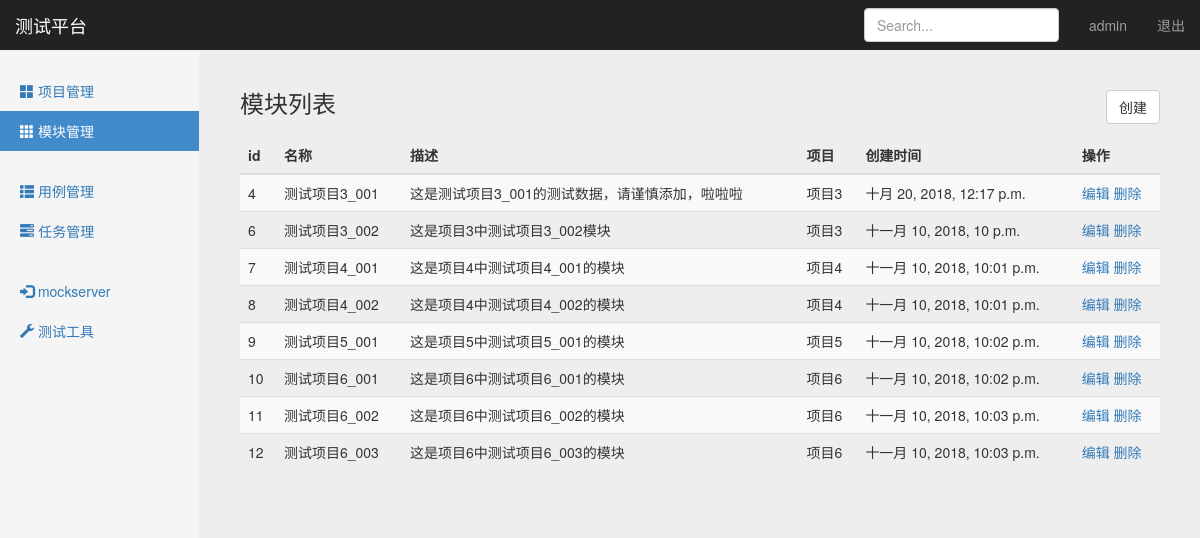
The page /manage/module_manage/ (signed in) on the database its author committed.
### project_app/models.py (models this page shows, shortened)
class Module(models.Model):
    project = models.ForeignKey(Project,on_delete=models.CASCADE)
    name = models.CharField("名称", max_length=100, blank=False, default="")
    describe = models.TextField("描述", default="")
    create_time = models.DateTimeField("创建时间", auto_now=True)

class Project(models.Model):
    name = models.CharField("名称",max_length=100,blank=False,default="")  #https://www.cnblogs.com/ccorz/p/Django-models-zhong-guan-yublank-yunull-de-bu-chon.html
    describe = models.TextField("描述",default="")
    status = models.BooleanField("状态",default=True)
    create_time = models.DateTimeField("创建时间",auto_now=True)
    def __str__(self):
        return self.name

### project_app/views/module_views.py (the view)
# urls.py: path('module_manage/',module_views.module_manage),
@login_required
def module_manage(request):
    username = request.session.get('user','')   #读取浏览器session
    module_all = Module.objects.all()
    return render(request, "module_manage.html",{"user":username,"modules":module_all,"type":"list"})

### templates/module_manage.html (shortened to what this page needs)
{% extends "base.html" %}
{% block content %}
    <nav class="navbar navbar-inverse navbar-fixed-top">
      <div class="container-fluid">
        <div class="navbar-header">
          <a class="navbar-brand" href="#">测试平台</a>
        </div>
        <div id="navbar" class="navbar-collapse collapse">
          <ul class="nav navbar-nav navbar-right">
            <li><a href="#">{{ user }}</a></li>
            <li><a href="/logout">退出</a></li>
          </ul>
          <form class="navbar-form navbar-right">
            <input type="text" class="form-control" placeholder="Search...">
          </form>
        </div>
      </div>
    </nav>
    <div class="container-fluid">
      <div class="row">
        <div class="col-sm-3 col-md-2 sidebar">
          <ul class="nav nav-sidebar">
            <li><a href="/manage/project_manage/">
                <span class="glyphicon glyphicon-th-large"></span> 项目管理</a>
            </li>
            <li class="active"><a href="#">
                <span class="glyphicon glyphicon-th"></span> 模块管理</a>
            </li>
          </ul>
          <ul class="nav nav-sidebar">
            <li><a href="/interface/case_manage/">
                <span class="glyphicon glyphicon-th-list"></span> 用例管理</a>
            </li>
            <li><a href="/interface/task_manage/">
                <span class="glyphicon glyphicon-tasks"></span> 任务管理</a>
            </li>
          </ul>
          <ul class="nav nav-sidebar">
            <li><a href="#">
                <span class="glyphicon glyphicon-log-in"></span> mockserver</a>
            </li>
            <li><a href="#">
                <span class="glyphicon glyphicon-wrench"></span> 测试工具</a>
            </li>
          </ul>
        </div>
        {% if type == 'list' %}
        <div class="col-sm-9 col-sm-offset-3 col-md-10 col-md-offset-2 main">
          <h3 class="sub-header">模块列表
            <button type="button" class="btn btn-default"
                    style="float: right;"
                    onclick="window.location.href='/manage/add_module/'">创建</button>
          </h3>
          <div class="table-responsive">
            <table class="table table-striped">
              <thead>
                <tr>
                  <th>id</th>
                  <th>名称</th>
                  <th>描述</th>
                  <th>项目</th>
                  <th>创建时间</th>
                  <th>操作</th>
                </tr>
              </thead>
              <tbody>
                {% for module in modules %}
                <tr>
                  <td>{{ module.id }}</td>
                  <td>{{ module.name }}</td>
                  <td>{{ module.describe }}</td>
                  <td>{{ module.project }}</td>
                  <td>{{ module.create_time }}</td>
                  <td>
                      <a href="/manage/edit_module/{{ module.id }}/">编辑</a>
                      <a href="/manage/delete_module/{{ module.id }}/">删除</a>
                  </td>
                </tr>
                {% endfor %}
              </tbody>
            </table>
          </div>
        </div>
        {% endif %}
      </div>
    </div>
{% endblock %}

### static/css/signin.css (style rules this page uses)
body { padding-top: 40px; padding-bottom: 40px; background-color: #eee; }

### static/css/dashboard.css (style rules this page uses)
body { padding-top: 50px; }
.sub-header { padding-bottom: 10px; border-bottom: 1px solid #eee; }
.navbar-fixed-top { border: 0; }
.sidebar { display: none; }
@media (min-width: 768px) { .sidebar { position: fixed; top: 51px; bottom: 0; left: 0; z-index: 1000; display: block; padding: 20px; overflow-x: hidden; overflow-y: auto; background-color: #f5f5f5; border-right: 1px solid #eee; } }
.nav-sidebar { margin-right: -21px; margin-bottom: 20px; margin-left: -20px; }
.nav-sidebar > li > a { padding-right: 20px; padding-left: 20px; }
.nav-sidebar > .active > a, .nav-sidebar > .active > a:hover, .nav-sidebar > .active > a:focus { color: #fff; background-color: #428bca; }
.main { padding: 20px; }
@media (min-width: 768px) { .main { padding-right: 40px; padding-left: 40px; } }

### rows shown on the page
Module: id "4", name "测试项目3_001", describe "这是测试项目3_001的测试数据，请谨慎添加，啦啦啦", project "项目3", create_time "十月 20, 2018, 12:17 p.m."
Module: id "6", name "测试项目3_002", describe "这是项目3中测试项目3_002模块", project "项目3", create_time "十一月 10, 2018, 10 p.m."
Module: id "7", name "测试项目4_001", describe "这是项目4中测试项目4_001的模块", project "项目4", create_time "十一月 10, 2018, 10:01 p.m."
Module: id "8", name "测试项目4_002", describe "这是项目4中测试项目4_002的模块", project "项目4", create_time "十一月 10, 2018, 10:01 p.m."
Module: id "9", name "测试项目5_001", describe "这是项目5中测试项目5_001的模块", project "项目5", create_time "十一月 10, 2018, 10:02 p.m."
Module: id "10", name "测试项目6_001", describe "这是项目6中测试项目6_001的模块", project "项目6", create_time "十一月 10, 2018, 10:02 p.m."
Module: id "11", name "测试项目6_002", describe "这是项目6中测试项目6_002的模块", project "项目6", create_time "十一月 10, 2018, 10:03 p.m."
Module: id "12", name "测试项目6_003", describe "这是项目6中测试项目6_003的模块", project "项目6", create_time "十一月 10, 2018, 10:03 p.m."

### other values the page prints
{{ user }} "admin"
